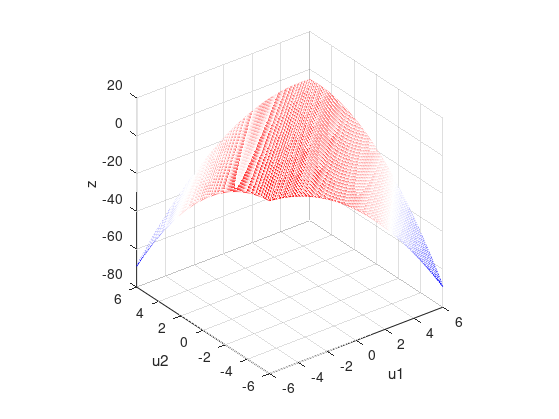

This figure's MATLAB source: (Note: this script raises an error after producing the figure.)

% Testing polyfitn and wpolyfitn

close all; clear all; clf; clc

u1= [1;   4; 3; 5; -2; 6; 7; 10; 12];
u2= [-4; -2; -3; 5; 0; -2; 10; 6; 8];
w= [50; 50; 50; 50; 50; 1; 1;1;1];

%% PLOT UN_WEIGHTED FUNCTION

val_origin = 3;
for i=1:size(u1,1)
    
    true_val(i) = -0.5*(u1(i)-u2(i)).^2-(u1(i)+u2(i))/sqrt(2)+3;
    z(i) = -0.5*(u1(i)-u2(i)).^2-(u1(i)+u2(i))/sqrt(2)+3-30*rand(1);
    
end

xfor_plot = [-6: 0.1: 6]';
yfor_plot = [-6: 0.1: 6]';
[mesh_x, mesh_y] = meshgrid(xfor_plot,yfor_plot);

f1= figure(1)
for i=1:size(mesh_x,1)
true_val_for_plot(:,i) =  -0.5*(mesh_x(:,i)-mesh_y(:,i)).^2-(mesh_x(:,i)+mesh_y(:,i))/sqrt(2)+3;
end

mesh(xfor_plot,yfor_plot,true_val_for_plot)

xlabel('u1')
ylabel('u2')
zlabel('z')

grid on
axis square
hold on;
set(f1,'paperpositionmode','auto','Visible','on');
set(f1,'Colormap',[0 0 1;0.0322580635547638 0.0322580635547638 1;0.0645161271095276 0.0645161271095276 1;0.0967741906642914 0.0967741906642914 1;0.129032254219055 0.129032254219055 1;0.161290317773819 0.161290317773819 1;0.193548381328583 0.193548381328583 1;0.225806444883347 0.225806444883347 1;0.25806450843811 0.25806450843811 1;0.290322571992874 0.290322571992874 1;0.322580635547638 0.322580635547638 1;0.354838699102402 0.354838699102402 1;0.387096762657166 0.387096762657166 1;0.419354826211929 0.419354826211929 1;0.451612889766693 0.451612889766693 1;0.483870953321457 0.483870953321457 1;0.516129016876221 0.516129016876221 1;0.548387110233307 0.548387110233307 1;0.580645143985748 0.580645143985748 1;0.612903237342834 0.612903237342834 1;0.645161271095276 0.645161271095276 1;0.677419364452362 0.677419364452362 1;0.709677398204803 0.709677398204803 1;0.74193549156189 0.74193549156189 1;0.774193525314331 0.774193525314331 1;0.806451618671417 0.806451618671417 1;0.838709652423859 0.838709652423859 1;0.870967745780945 0.870967745780945 1;0.903225779533386 0.903225779533386 1;0.935483872890472 0.935483872890472 1;0.967741906642914 0.967741906642914 1;1 1 1;1 0.96875 0.96875;1 0.9375 0.9375;1 0.90625 0.90625;1 0.875 0.875;1 0.84375 0.84375;1 0.8125 0.8125;1 0.78125 0.78125;1 0.75 0.75;1 0.71875 0.71875;1 0.6875 0.6875;1 0.65625 0.65625;1 0.625 0.625;1 0.59375 0.59375;1 0.5625 0.5625;1 0.53125 0.53125;1 0.5 0.5;1 0.46875 0.46875;1 0.4375 0.4375;1 0.40625 0.40625;1 0.375 0.375;1 0.34375 0.34375;1 0.3125 0.3125;1 0.28125 0.28125;1 0.25 0.25;1 0.21875 0.21875;1 0.1875 0.1875;1 0.15625 0.15625;1 0.125 0.125;1 0.09375 0.09375;1 0.0625 0.0625;1 0.03125 0.03125;1 0 0]);
clim([-8 8])
title('Plot true function')


z=z'./val_origin;

polymodel = polyfitn([u1,u2],z,2);
f = polyvaln(polymodel,[u1,u2]);


f2 = figure(2);

plot3(u1,u2,true_val,'*g', 'MarkerSize',15);
hold on;

for j=1:size(w,1)
    if w(j)<=1
    plot3(u1(j),u2(j),z(j)*val_origin,'*r', 'MarkerSize',15);
    hold on;
    else
    plot3(u1(j),u2(j),z(j)*val_origin,'*k', 'MarkerSize',15);
    hold on;
    end
hold on;
end
xlabel('u1')
ylabel('u2')
zlabel('z')
grid on
axis square
hold on;

xfor_plot = [-6: 0.1: 6]';
yfor_plot = [-6: 0.1: 6]';
[mesh_x, mesh_y] = meshgrid(xfor_plot,yfor_plot);

for i=1:size(mesh_x,1)
ffor_plot(:,i) = polyvaln(polymodel,[mesh_x(:,i), mesh_y(:,i)]);
end
mesh(xfor_plot,yfor_plot,ffor_plot)

set(f2,'paperpositionmode','auto','Visible','on');
set(f2,'Colormap',[0 0 1;0.0322580635547638 0.0322580635547638 1;0.0645161271095276 0.0645161271095276 1;0.0967741906642914 0.0967741906642914 1;0.129032254219055 0.129032254219055 1;0.161290317773819 0.161290317773819 1;0.193548381328583 0.193548381328583 1;0.225806444883347 0.225806444883347 1;0.25806450843811 0.25806450843811 1;0.290322571992874 0.290322571992874 1;0.322580635547638 0.322580635547638 1;0.354838699102402 0.354838699102402 1;0.387096762657166 0.387096762657166 1;0.419354826211929 0.419354826211929 1;0.451612889766693 0.451612889766693 1;0.483870953321457 0.483870953321457 1;0.516129016876221 0.516129016876221 1;0.548387110233307 0.548387110233307 1;0.580645143985748 0.580645143985748 1;0.612903237342834 0.612903237342834 1;0.645161271095276 0.645161271095276 1;0.677419364452362 0.677419364452362 1;0.709677398204803 0.709677398204803 1;0.74193549156189 0.74193549156189 1;0.774193525314331 0.774193525314331 1;0.806451618671417 0.806451618671417 1;0.838709652423859 0.838709652423859 1;0.870967745780945 0.870967745780945 1;0.903225779533386 0.903225779533386 1;0.935483872890472 0.935483872890472 1;0.967741906642914 0.967741906642914 1;1 1 1;1 0.96875 0.96875;1 0.9375 0.9375;1 0.90625 0.90625;1 0.875 0.875;1 0.84375 0.84375;1 0.8125 0.8125;1 0.78125 0.78125;1 0.75 0.75;1 0.71875 0.71875;1 0.6875 0.6875;1 0.65625 0.65625;1 0.625 0.625;1 0.59375 0.59375;1 0.5625 0.5625;1 0.53125 0.53125;1 0.5 0.5;1 0.46875 0.46875;1 0.4375 0.4375;1 0.40625 0.40625;1 0.375 0.375;1 0.34375 0.34375;1 0.3125 0.3125;1 0.28125 0.28125;1 0.25 0.25;1 0.21875 0.21875;1 0.1875 0.1875;1 0.15625 0.15625;1 0.125 0.125;1 0.09375 0.09375;1 0.0625 0.0625;1 0.03125 0.03125;1 0 0]);
clim([-8 8])

title('Plot unweighted function')


%% PLOT WEIGHTED FUNCTION

f4=figure(4);

plot3(u1,u2,true_val,'*g', 'MarkerSize',15);
hold on;

for j=1:size(w,1)
    if w(j)<=1
    plot3(u1(j),u2(j),z(j)*val_origin,'*r', 'MarkerSize',15);
    hold on;
    else
    plot3(u1(j),u2(j),z(j)*val_origin,'*k', 'MarkerSize',15);
    hold on;
    end
hold on;
end
xlabel('u1')
ylabel('u2')
zlabel('z')
grid on
axis square
hold on;

polymodel_weighted = wpolyfitn_test([u1,u2],z,w,2);




f_weighted = polyvaln(polymodel_weighted,[u1,u2]);

for i=1:size(mesh_x,1)
ffor_plot_weighted(:,i) = polyvaln(polymodel_weighted,[mesh_x(:,i), mesh_y(:,i)]);
end

mesh(xfor_plot,yfor_plot,ffor_plot_weighted)
set(f4,'paperpositionmode','auto','Visible','on');
set(f4,'Colormap',[0 0 1;0.0322580635547638 0.0322580635547638 1;0.0645161271095276 0.0645161271095276 1;0.0967741906642914 0.0967741906642914 1;0.129032254219055 0.129032254219055 1;0.161290317773819 0.161290317773819 1;0.193548381328583 0.193548381328583 1;0.225806444883347 0.225806444883347 1;0.25806450843811 0.25806450843811 1;0.290322571992874 0.290322571992874 1;0.322580635547638 0.322580635547638 1;0.354838699102402 0.354838699102402 1;0.387096762657166 0.387096762657166 1;0.419354826211929 0.419354826211929 1;0.451612889766693 0.451612889766693 1;0.483870953321457 0.483870953321457 1;0.516129016876221 0.516129016876221 1;0.548387110233307 0.548387110233307 1;0.580645143985748 0.580645143985748 1;0.612903237342834 0.612903237342834 1;0.645161271095276 0.645161271095276 1;0.677419364452362 0.677419364452362 1;0.709677398204803 0.709677398204803 1;0.74193549156189 0.74193549156189 1;0.774193525314331 0.774193525314331 1;0.806451618671417 0.806451618671417 1;0.838709652423859 0.838709652423859 1;0.870967745780945 0.870967745780945 1;0.903225779533386 0.903225779533386 1;0.935483872890472 0.935483872890472 1;0.967741906642914 0.967741906642914 1;1 1 1;1 0.96875 0.96875;1 0.9375 0.9375;1 0.90625 0.90625;1 0.875 0.875;1 0.84375 0.84375;1 0.8125 0.8125;1 0.78125 0.78125;1 0.75 0.75;1 0.71875 0.71875;1 0.6875 0.6875;1 0.65625 0.65625;1 0.625 0.625;1 0.59375 0.59375;1 0.5625 0.5625;1 0.53125 0.53125;1 0.5 0.5;1 0.46875 0.46875;1 0.4375 0.4375;1 0.40625 0.40625;1 0.375 0.375;1 0.34375 0.34375;1 0.3125 0.3125;1 0.28125 0.28125;1 0.25 0.25;1 0.21875 0.21875;1 0.1875 0.1875;1 0.15625 0.15625;1 0.125 0.125;1 0.09375 0.09375;1 0.0625 0.0625;1 0.03125 0.03125;1 0 0]);
clim([-8 8])

title('Plot weighted function')


figure(5)

errorbar(true_val,f,'xr');
hold on;
errorbar(true_val,f_weighted,'xb');

error_init = abs(f-true_val')
error_weight = abs(f_weighted-true_val')

